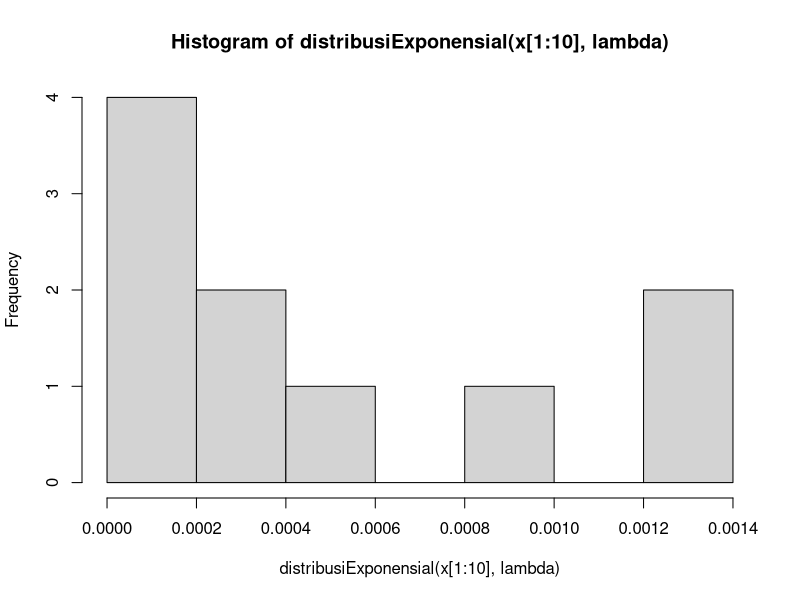
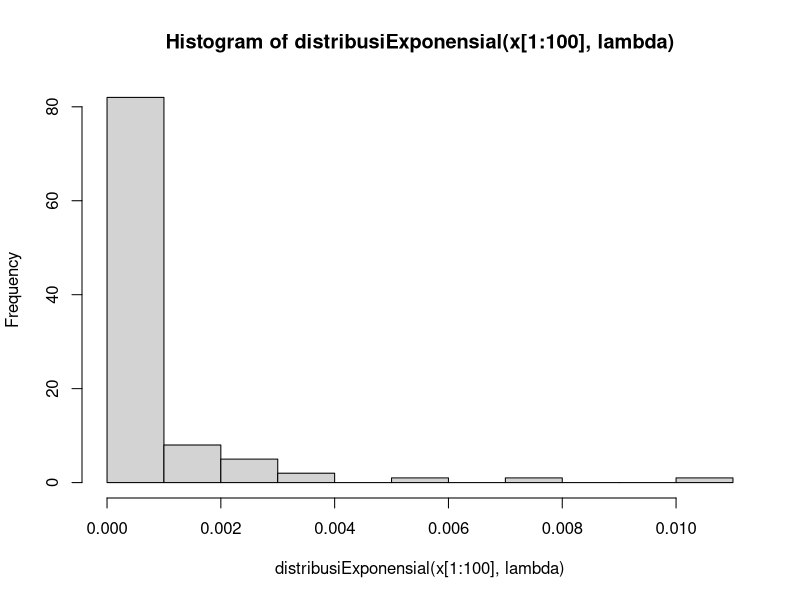
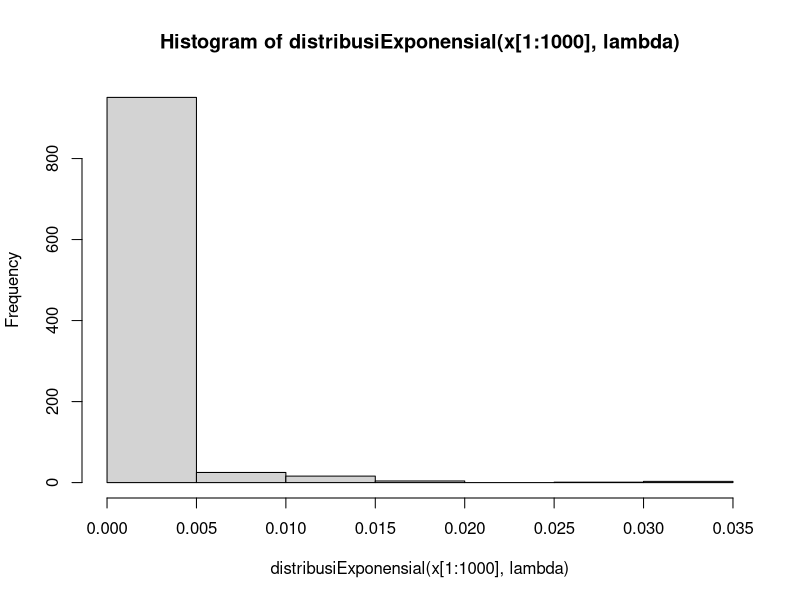
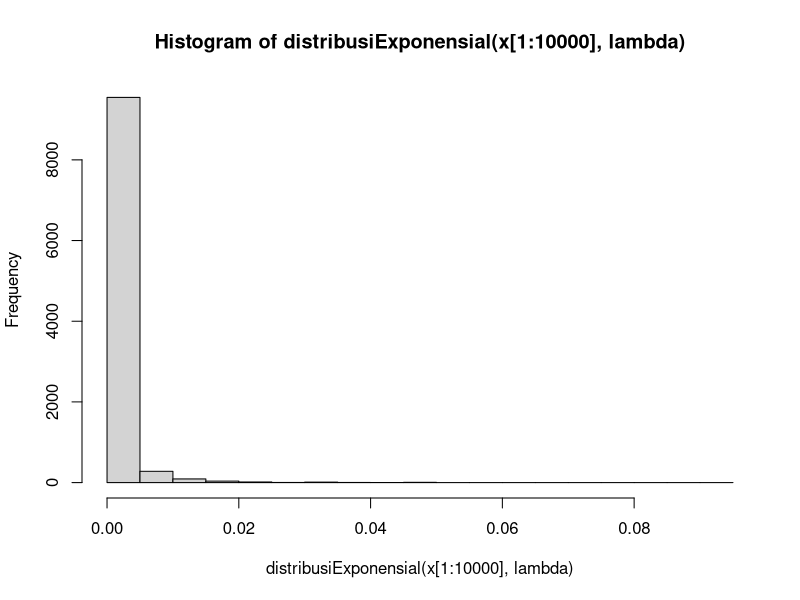

Reproduce these figures in R, in order.
# Soal 5a
distribusiExponensial <- function(x, rate){
  rate * exp(1) ^ (-rate * x)
}
  paste("Jawaban 5a: ", distribusiExponensial(1, 3))

# Soal 5b
set.seed(1)
x <- rnorm(10000, 3, 0.5)
lambda <- 3

hist(distribusiExponensial(x[1:10],  lambda))
hist(distribusiExponensial(x[1:100],  lambda))
hist(distribusiExponensial(x[1:1000],  lambda))
hist(distribusiExponensial(x[1:10000],  lambda))

# Soal 5c
paste("Jawaban 5c: Rataan : ", mean(rexp(100, rate = lambda)), ", varian : ", varian = (sd(rexp(100, rate = lambda))) ^ 2)